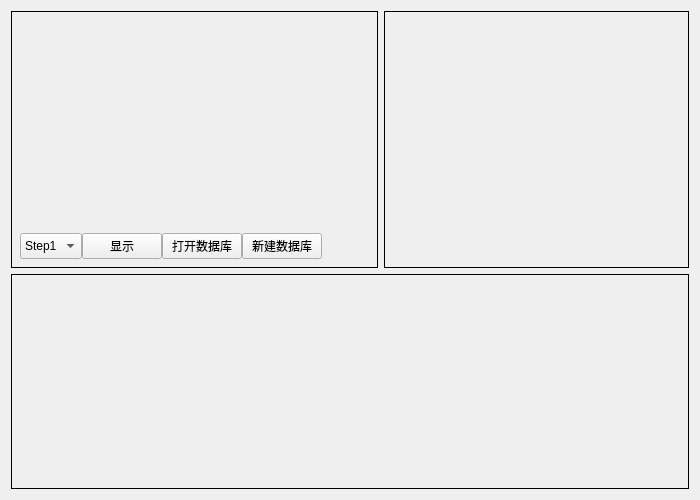
<?xml version="1.0" encoding="UTF-8"?>
<ui version="4.0">
 <class>Step1</class>
 <widget class="QWidget" name="Step1">
  <property name="geometry">
   <rect>
    <x>0</x>
    <y>0</y>
    <width>700</width>
    <height>500</height>
   </rect>
  </property>
  <property name="sizePolicy">
   <sizepolicy hsizetype="Preferred" vsizetype="Expanding">
    <horstretch>0</horstretch>
    <verstretch>0</verstretch>
   </sizepolicy>
  </property>
  <property name="minimumSize">
   <size>
    <width>600</width>
    <height>500</height>
   </size>
  </property>
  <property name="windowTitle">
   <string>Form</string>
  </property>
  <layout class="QVBoxLayout" name="verticalLayout" stretch="6,5">
   <item>
    <layout class="QHBoxLayout" name="horizontalLayout" stretch="6,5">
     <item>
      <widget class="QWidget" name="widget" native="true">
       <property name="sizePolicy">
        <sizepolicy hsizetype="MinimumExpanding" vsizetype="Expanding">
         <horstretch>0</horstretch>
         <verstretch>0</verstretch>
        </sizepolicy>
       </property>
       <property name="minimumSize">
        <size>
         <width>300</width>
         <height>200</height>
        </size>
       </property>
       <property name="styleSheet">
        <string notr="true">#widget{border:1px solid black}</string>
       </property>
       <layout class="QVBoxLayout" name="verticalLayout_3">
        <item>
         <widget class="QWidget" name="widget_2" native="true">
          <property name="sizePolicy">
           <sizepolicy hsizetype="Preferred" vsizetype="Expanding">
            <horstretch>0</horstretch>
            <verstretch>0</verstretch>
           </sizepolicy>
          </property>
          <property name="minimumSize">
           <size>
            <width>300</width>
            <height>0</height>
           </size>
          </property>
          <property name="styleSheet">
           <string notr="true">image: url(:/image/back.png);
border-color: rgb(0, 0, 0);border:1px;</string>
          </property>
         </widget>
        </item>
        <item>
         <layout class="QHBoxLayout" name="horizontalLayout_3">
          <property name="spacing">
           <number>0</number>
          </property>
          <item>
           <widget class="QComboBox" name="comboBox">
            <property name="sizePolicy">
             <sizepolicy hsizetype="Expanding" vsizetype="Fixed">
              <horstretch>0</horstretch>
              <verstretch>0</verstretch>
             </sizepolicy>
            </property>
            <property name="maximumSize">
             <size>
              <width>100</width>
              <height>30</height>
             </size>
            </property>
            <item>
             <property name="text">
              <string>Step1</string>
             </property>
            </item>
           </widget>
          </item>
          <item>
           <widget class="QPushButton" name="pushButton_3">
            <property name="text">
             <string>显示</string>
            </property>
           </widget>
          </item>
          <item>
           <widget class="QPushButton" name="pushButton_4">
            <property name="text">
             <string>打开数据库</string>
            </property>
           </widget>
          </item>
          <item>
           <widget class="QPushButton" name="pushButton_5">
            <property name="text">
             <string>新建数据库</string>
            </property>
           </widget>
          </item>
          <item>
           <spacer name="horizontalSpacer">
            <property name="orientation">
             <enum>Qt::Horizontal</enum>
            </property>
            <property name="sizeHint" stdset="0">
             <size>
              <width>10</width>
              <height>20</height>
             </size>
            </property>
           </spacer>
          </item>
         </layout>
        </item>
       </layout>
      </widget>
     </item>
     <item>
      <widget class="QWidget" name="widget_3" native="true">
       <property name="minimumSize">
        <size>
         <width>300</width>
         <height>0</height>
        </size>
       </property>
       <layout class="QVBoxLayout" name="verticalLayout_2">
        <property name="spacing">
         <number>0</number>
        </property>
        <property name="leftMargin">
         <number>0</number>
        </property>
        <property name="topMargin">
         <number>0</number>
        </property>
        <property name="rightMargin">
         <number>0</number>
        </property>
        <property name="bottomMargin">
         <number>0</number>
        </property>
        <item>
         <widget class="QStackedWidget" name="stackedWidget">
          <property name="sizePolicy">
           <sizepolicy hsizetype="Minimum" vsizetype="Preferred">
            <horstretch>0</horstretch>
            <verstretch>0</verstretch>
           </sizepolicy>
          </property>
          <property name="minimumSize">
           <size>
            <width>0</width>
            <height>0</height>
           </size>
          </property>
          <property name="styleSheet">
           <string notr="true">#stackedWidget{border:1px solid black}</string>
          </property>
          <property name="currentIndex">
           <number>0</number>
          </property>
          <widget class="QWidget" name="page"/>
          <widget class="QWidget" name="page_2"/>
         </widget>
        </item>
       </layout>
      </widget>
     </item>
    </layout>
   </item>
   <item>
    <widget class="QStackedWidget" name="stackedWidget_2">
     <property name="sizePolicy">
      <sizepolicy hsizetype="Preferred" vsizetype="MinimumExpanding">
       <horstretch>0</horstretch>
       <verstretch>0</verstretch>
      </sizepolicy>
     </property>
     <property name="minimumSize">
      <size>
       <width>0</width>
       <height>200</height>
      </size>
     </property>
     <property name="styleSheet">
      <string notr="true">#stackedWidget_2{border:1px solid black}</string>
     </property>
     <widget class="QWidget" name="page_3">
      <layout class="QGridLayout" name="gridLayout_2">
       <property name="leftMargin">
        <number>90</number>
       </property>
       <property name="rightMargin">
        <number>90</number>
       </property>
      </layout>
     </widget>
     <widget class="QWidget" name="page_4"/>
    </widget>
   </item>
  </layout>
 </widget>
 <resources/>
 <connections/>
</ui>
